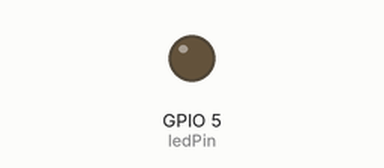
A sketch run on a simulated ESP32. Parts: output pins drawn as LEDs (lit = HIGH).

Above: at 0.05 s.
Timing chart, 0 to 9.0 s (numbered marks = the images above):
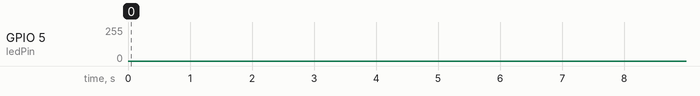

The sketch:

Control_LED_Brightness_Using_PWM.ino
```cpp
const int ledPin = 5;

const int freq = 5000;
const int resolution = 8;

void setup() {
  ledcAttach(ledPin, freq, resolution);
}

void loop() {

  // Increase brightness
  for (int duty = 0; duty <= 255; duty+=5) {
    ledcWrite(ledPin, duty);
    delay(3);
  }

  // Decrease brightness
  for (int duty = 255; duty >= 0; duty-=5) {
    ledcWrite(ledPin, duty);
    delay(3);
  }
}
```
